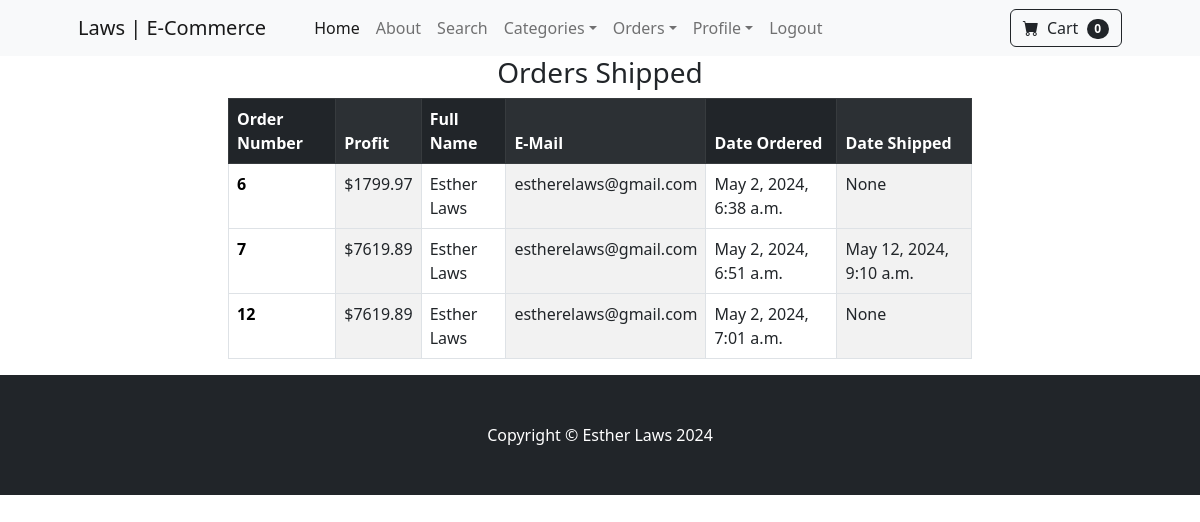
The page /payment/shipped_dash (signed in) on the database as committed earlier.
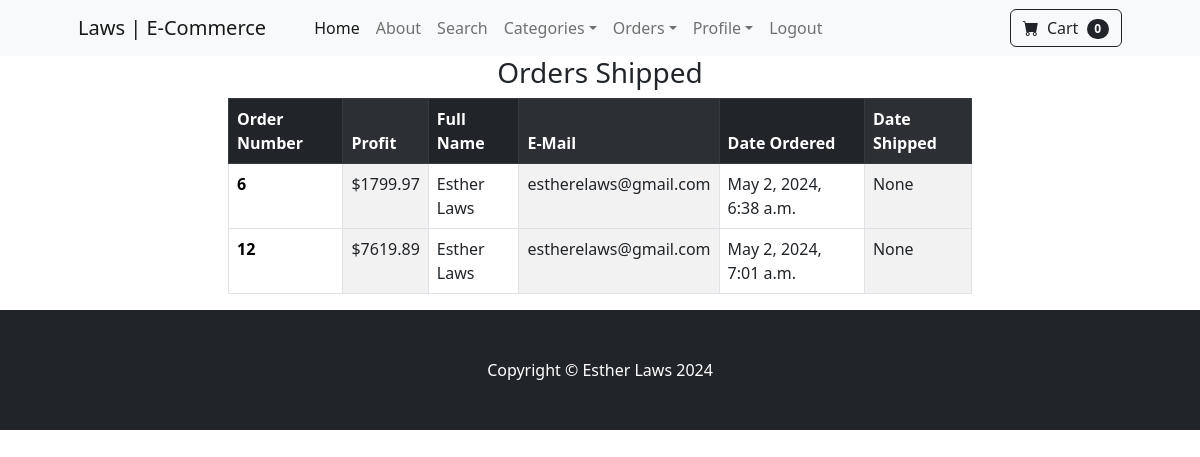
The same page on the database as committed later.
### payment/models.py (models this page shows, shortened)
class Order(models.Model):
    user = models.ForeignKey(User, on_delete=models.CASCADE, null=True, blank=True)
    full_name = models.CharField(max_length=50)
    email = models.EmailField(max_length=250)
    shipping_address = models.TextField(max_length=500)
    amount_paid = models.DecimalField(max_digits=10, decimal_places=2)
    date_ordered = models.DateTimeField(auto_now_add=True)
    date_shipped = models.DateTimeField(blank=True, null=True)
    shipped = models.BooleanField(default=False)

### payment/views.py (the view)
# urls.py: path("shipped_dash", views.shipped_dash, name="shipped_dash"),
def shipped_dash(request):
    if request.user.is_authenticated and request.user.is_superuser:
        orders = Order.objects.filter(shipped=True)
        return render(
            request,
            "payment/shipped_dash.html",
            {"orders":orders},
        )
    else:
        messages.success(request, "Access Denied.")
        return redirect("home")

### cart/cart.py (called while the page is built)
    def __len__(self):
        return len(self.cart)

### cart/context_processors.py (called while the page is built)
def cart(request):
    return {"cart": Cart(request)}

### payment/templates/payment/shipped_dash.html (shortened to what this page needs)
{% extends "base.html" %}
{% block content %}
<div class="container">
  <div class="row">
    <center>
      <div class="col-8">
        <h3>Orders Shipped</h3>
        <table class="table table-striped-columns table-hover table-bordered">
          <thead class="table-dark">
            <tr>
              <th scope="col">Order Number</th>
              <th scope="col">Profit</th>
              <th scope="col">Full Name</th>
              <th scope="col">E-Mail</th>
              <th scope="col">Date Ordered</th>
              <th scope="col">Date Shipped</th>
            </tr>
          </thead>
          <tbody>
            {% for item in orders %}
            <tr>
              <th scope="row"><a href="{% url "order_details" item.id %}">{{ item.id }}</a></th>
              <td>${{ item.amount_paid }}</td>
              <td>{{ item.full_name }}</td>
              <td>{{ item.email }}</td>
              <td>{{ item.date_ordered }}</td>
              <td>{{ item.date_shipped }}</td>
            </tr>
            {% endfor %}
          </tbody>
        </table>
      </div>
  </div>
</div>
{% endblock %}

Rows that differ between the two databases and show on the page:
removed Order: id "7", amount_paid "7619.89", full_name "Esther Laws", email "estherelaws@gmail.com", date_ordered "May 2, 2024, 6:51 a.m.", date_shipped "May 12, 2024, 9:10 a.m."
